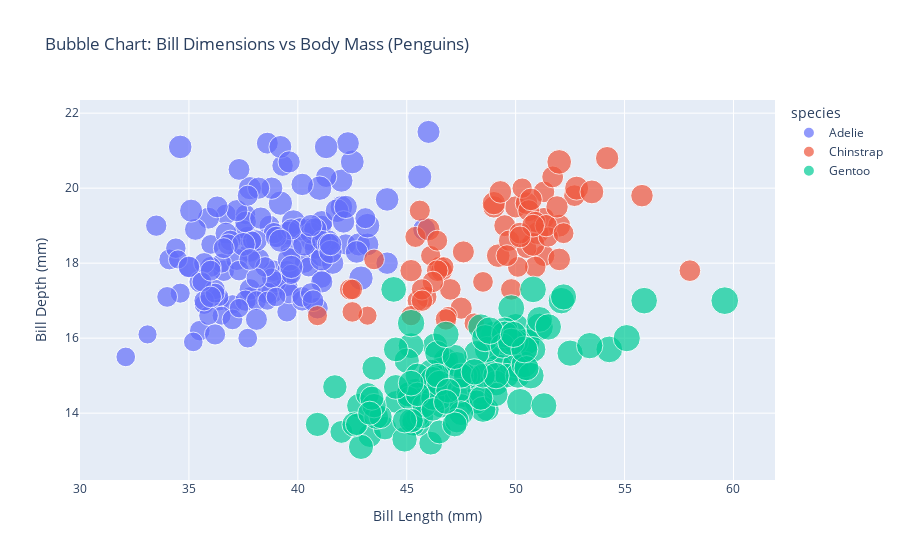

The notebook cell saved with this chart:
### Markdown cell above
### 13. Bubble Chart 
A bubble chart is an extension of a scatter plot that displays three dimensions of data: the x and y positions represent two variables, while the size of each bubble represents a third variable, helping visualize relationships and compare magnitude simultaneously.

### Code cell
df_clean = df.dropna(subset=["bill_length_mm", "bill_depth_mm", "body_mass_g", "species"])

# Create Bubble Chart
fig = px.scatter(
    df_clean,
    x="bill_length_mm",
    y="bill_depth_mm",
    size="body_mass_g",            # Must be numeric with no NaNs
    color="species",
    title="Bubble Chart: Bill Dimensions vs Body Mass (Penguins)",
    labels={
        "bill_length_mm": "Bill Length (mm)",
        "bill_depth_mm": "Bill Depth (mm)",
        "body_mass_g": "Body Mass (g)"
    }
)
fig.show()
